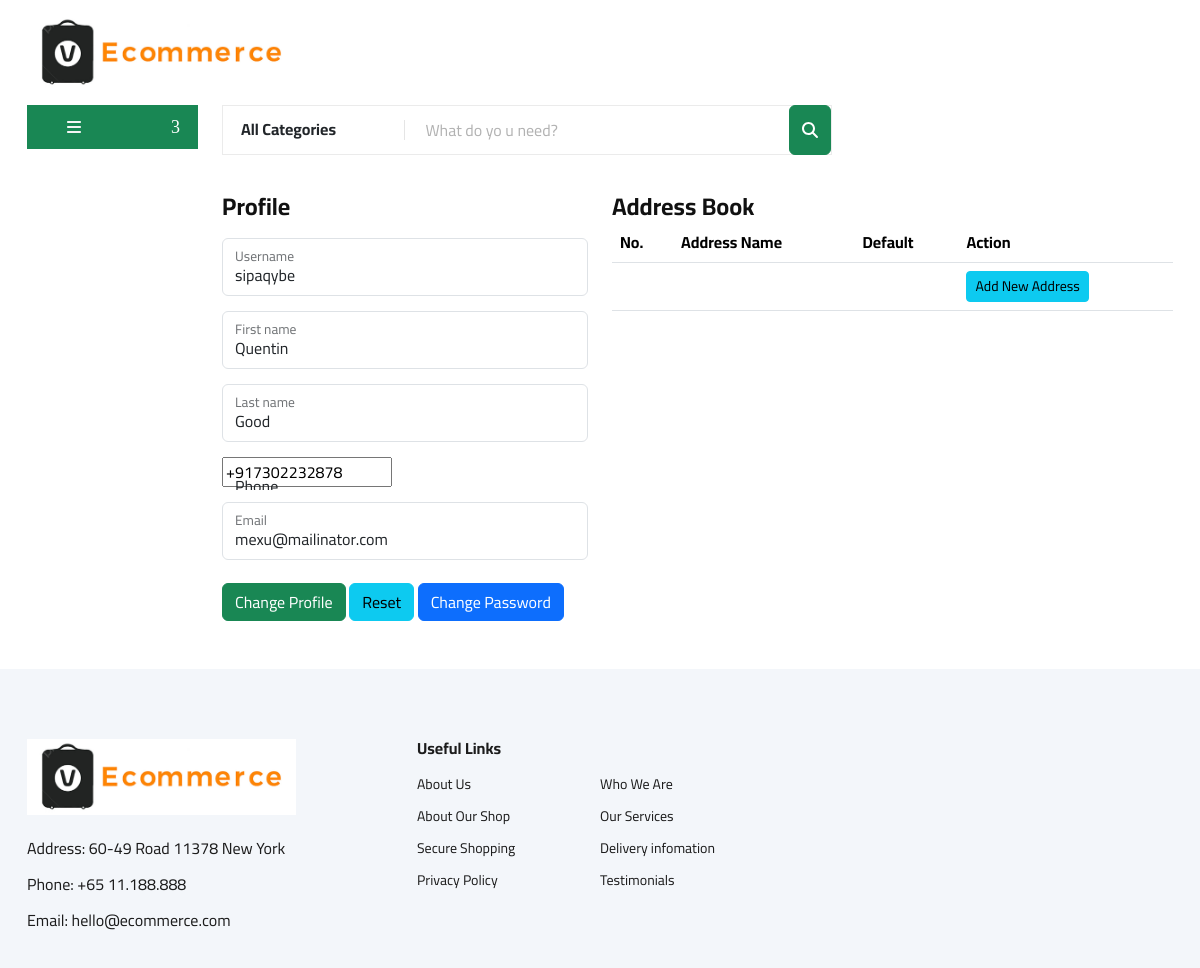
/user/profile/ (signed in), run on the app's committed database.
### userauths/models.py (models this page shows, shortened)
class User(AbstractUser):
    email = models.EmailField(unique=True)
    phone = PhoneNumberField(null=True, blank=True, unique=True)
    username = models.CharField(max_length=20, unique=True)
    USERNAME_FIELD = 'email'
    REQUIRED_FIELDS = ['username']

### userauths/views.py (the view)
# urls.py: path('profile/', views.profile_view, name='profile'),
@login_required
def profile_view(request):
    return render(request, 'userauths/profile.html', profile_processor.processor(request))

### userauths/forms.py
class updatePasswordForm(PasswordChangeForm):
    old_password = forms.CharField(
        label='Old password', strip=False, widget=forms.PasswordInput(attrs={
            'autofocus': True,
            'class': 'form-control',
            'placeholder': 'Old Password'
        }))
    new_password1 = forms.CharField(
        label='New password', strip=False, widget=forms.PasswordInput(attrs={
            'autofocus': True,
            'class': 'form-control',
            'placeholder': 'New Password'
        }))
    new_password2 = forms.CharField(
        label='Confirm New password', strip=False, widget=forms.PasswordInput(attrs={
            'autofocus': True,
            'class': 'form-control',
            'placeholder': 'Confirm Password'
        }))

### userauths/processors/profile_processor.py (called while the page is built)
def processor(request):
    user_instance = User.objects.get(username=request.user.username)
    if request.method == "POST":
        userform = updateUserForm(request.POST, instance=user_instance)
        if userform.is_valid():
            userform.save()
            messages.success(request, "Profile updated successfully!!")
    else:
        userform = updateUserForm(instance=user_instance)
    passwordform = updatePasswordForm(user=request.user)
    return {
        'userform': userform,
        'passwordform': passwordform,
        'addresses': CustomerAddress.objects.filter(user_id=request.user.id),
        'addressform': customerAddress()
    }

### userauths/templates/userauths/profile.html (shortened to what this page needs)
{% extends 'core/base.html' %}
{% load static %}
{% block content %}
  <div class="container">
    <div class="row">
      <div class="col-sm-2"></div>
      <div class="col-sm-4">
        <h4 class="mb-3"><b>Profile</b></h4>
        <form action="{% url 'profile' %}" method="POST">
          {% for field in userform %}
            <div class="form-floating">
              {{ field }} <p class="text-danger">{{ field.errors }}</p>
              <label for="{{ field.id_for_label }}">{{ field.label }}</label>
            </div>
          {% endfor %}
          <button type="submit" class="btn btn-success mt-2 mb-5">Change Profile</button>
          <button type="reset" class="btn btn-info mt-2 mb-5">Reset</button>
          <button type="button" class="btn btn-primary mt-2 mb-5" data-bs-toggle="modal" data-bs-target="#passwordModal">Change Password</button>
        </form>
      </div>
      <div class="col-sm-6" id="addresslist">
        <h4><b>Address Book</b></h4>
        <table class="table table-hover">
          <thead>
            <tr>
              <th scope="col">No.</th>
              <th scope="col">Address Name</th>
              <th scope="col">Default</th>
              <th scope="col">Action</th>
            </tr>
          </thead>
          <tbody>
            <tr>
              <td colspan="3"></td>
              <td>
                <button class="btn btn-info btn-sm" data-bs-toggle="modal" data-bs-target="#addAddressModal">Add New Address</button>
              </td>
            </tr>
          </tbody>
        </table>
      </div>
    </div>
  </div>
{% endblock %}

### core/static/core/css/style.css (style rules this page uses)
html, body { height: 100%; font-family: "Cairo", sans-serif; -webkit-font-smoothing: antialiased; font-smoothing: antialiased; }
h1, h2, h3, h4, h5, h6 { margin: 0; color: #111111; font-weight: 400; font-family: "Cairo", sans-serif; }
h4 { font-size: 24px; }
@media only screen and (min-width: 1200px) { .container { max-width: 1170px; } }

### data on the page
User: userform "sipaqybe" "Quentin" "Good" "+917302232878" "mexu@mailinator.com"
